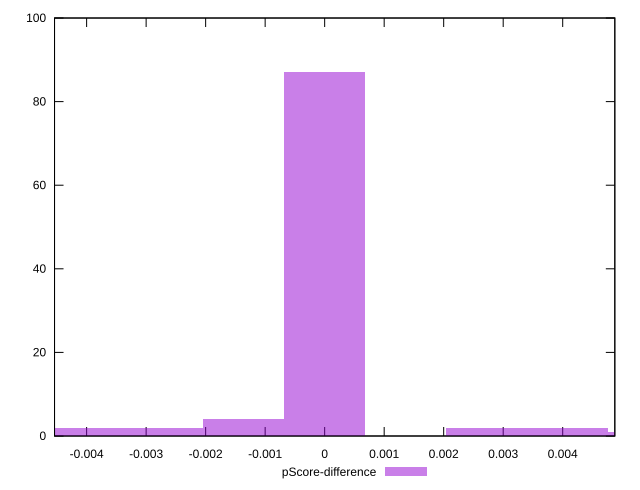

This figure's gnuplot source:
reset

$pScoreDifference <<EOF
0.004074707927955715 2
0 87
-0.004074707927955715 2
0.0027164719519704767 2
-0.0013582359759852383 4
0.005432943903940953 1
-0.0027164719519704767 2
EOF

set key outside below
set boxwidth 0.0013582359759852383
set xrange [-0.004539166688919183:0.00487583359082544]
set yrange [0:100]
set trange [0:100]
set style fill transparent solid 0.5 noborder
set terminal svg size 640, 490 enhanced background rgb 'white'
set output "report_0_00242021-02-20T12:25:28.543Z/uses-rel-preconnect/samples/pages+cached/pScore-difference/histogram.svg"

plot $pScoreDifference title "pScore-difference" with boxes

reset
